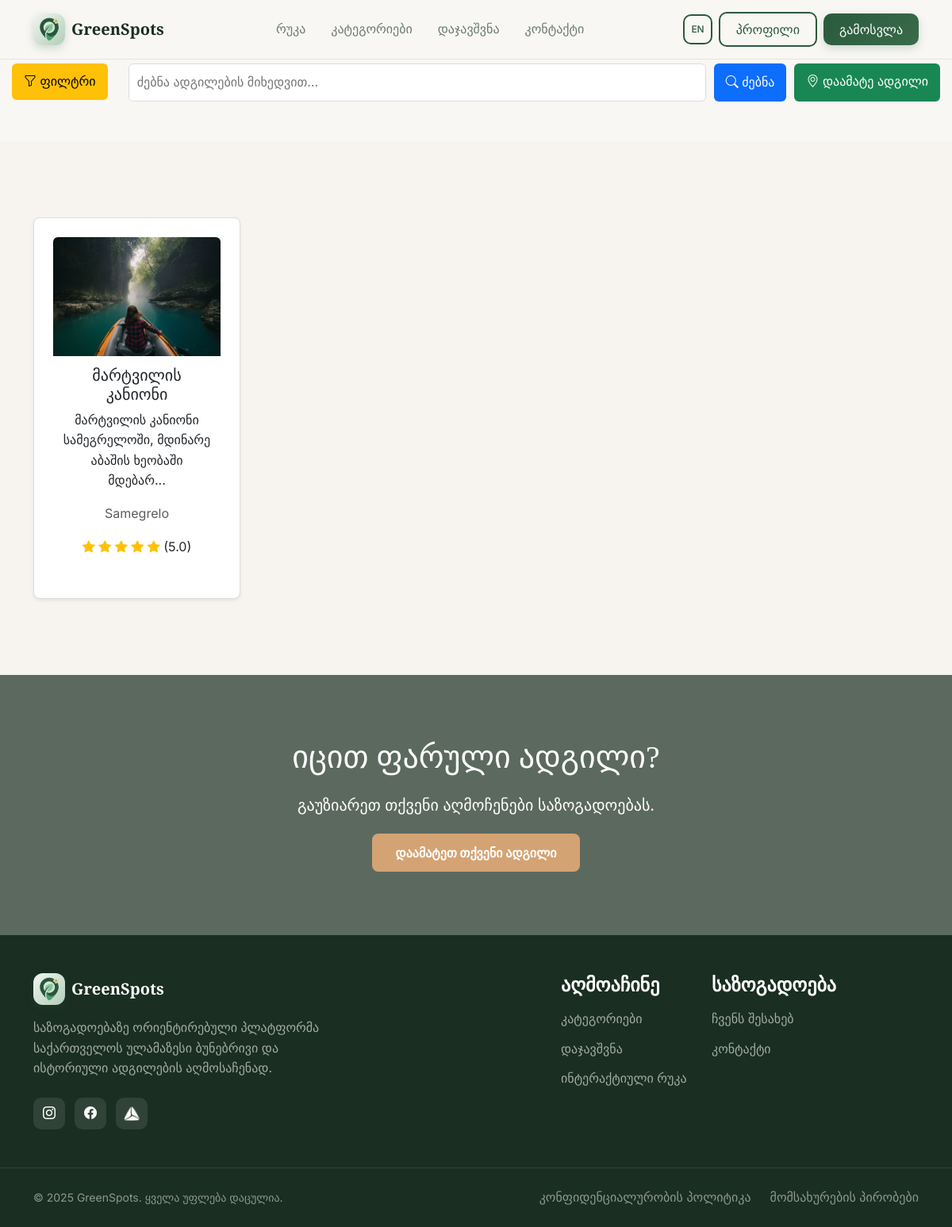
/categories (signed in), run on the app's committed database.
### models.py (models this page shows, shortened)
class Place(db.Model):
    __tablename__ = 'place'
    id = db.Column(db.Integer, primary_key=True)
    name = db.Column(db.String(100), nullable=False)
    description = db.Column(db.Text, nullable=False)
    category = db.Column(db.String(100))
    region = db.Column(db.String(50))
    image = db.Column(db.String(200))
    latitude = db.Column(db.Float, nullable=True)
    longitude = db.Column(db.Float, nullable=True)
    rating = db.Column(db.Float)
    user_id = db.Column(db.Integer, db.ForeignKey('user.id'))
    user = db.relationship('User', backref='places')
    ratings = db.relationship('Rating', backref='place', lazy=True)
    category_id = db.Column(db.Integer, db.ForeignKey('category.id'))

### app.py (the view)
@app.route("/categories")
@login_required
def categories():
    lang = request.cookies.get('lang', 'ge')
    page = request.args.get('page', 1, type=int)
    per_page = 20
    search_query = request.args.get("q", "").strip()
    selected_category = request.args.get("category", "").strip()
    min_rating = request.args.get("rating", "").strip()
    selected_region = request.args.get("region", "").strip()
    favorites_only = request.args.get("favorites_only", "").strip()
    query = Place.query
    if selected_category:
        query = query.filter(Place.category == selected_category)
    if selected_region:
        query = query.filter(Place.region == selected_region)
    if search_query:
        query = query.filter(Place.name.ilike(f"%{search_query}%"))
    if favorites_only == "on":
        query = query.filter(Place.id.in_([p.id for p in current_user.favorites]))
    all_filtered = query.all()
    final_list = []
    for place in all_filtered:
        place.avg_rating = round(sum(r.stars for r in place.ratings) / len(place.ratings), 1) if place.ratings else 0
        if min_rating and place.avg_rating < float(min_rating):
            continue
        final_list.append(place)
    total = len(final_list)
    start = (page - 1) * per_page
    end = start + per_page
    paginated_places = final_list[start:end]
    total_pages = (total + per_page - 1) // per_page
    raw_categories = [c[0] for c in db.session.query(Place.category).distinct()]
    category_map_en = {'mountains': 'Mountains', 'waterfalls': 'Waterfalls', 'historic': 'Historic',
                       'forests': 'Forests', 'views': 'Views', 'hiking': 'Hiking', 'lakes': 'Lakes',
                       'sunrise': 'Sunrise'}
    category_map_ge = {'mountains': 'მთები', 'waterfalls': 'ჩანჩქერები', 'historic': 'ისტორიული', 'forests': 'ტყეები',
                       'views': 'ხედები', 'hiking': 'ლაშქრობა', 'lakes': 'ტბები', 'sunrise': 'მზის ამოსვლა'}
    current_cat_map = category_map_en if lang == 'en' else category_map_ge
    categories_list = [(cat, current_cat_map.get(cat, cat)) for cat in raw_categories]
    region_map_ge = {"Tbilisi": "თბილისი", "Adjara": "აჭარა", "Abkhazia": "აფხაზეთი", "Samegrelo": "სამეგრელო",
                     "Guria": "გურია", "Imereti": "იმერეთი", "Kakheti": "კახეთი", "Racha-Lechkhumi": "რაჭა-ლეჩხუმი",
                     "Mtskheta-Mtianeti": "მცხეთა-მთიანეთი", "Samtskhe-Javakheti": "სამცხე-ჯავახეთი",
                     "Svaneti": "სვანეთი", "Shida Kartli": "შიდა ქართლი", "Kvemo Kartli": "ქვემო ქართლი"}
    regions_list = [(code, code if lang == 'en' else name) for code, name in region_map_ge.items()]
    return render_template(
        "categories.html",
        places=paginated_places,
        page=page,
        total_pages=total_pages,
        categories_list=categories_list,  # Now returns list of tuples
        regions_list=regions_list,
        selected_category=selected_category,
        min_rating=min_rating,
        selected_region=selected_region,
        favorites_only=favorites_only,
        search_query=search_query
    )

### app.py (called while the page is built)
@login_manager.user_loader
def load_user(user_id):
    return db.session.get(User, int(user_id))

@app.before_request
def load_language():
    g.lang = request.cookies.get('lang', 'ge')

### templates/categories.html (shortened to what this page needs)
{% extends "base.html" %}
{% block css %}
<link rel="stylesheet" href="{{ url_for('static', filename='css/index.css') }}">
<link rel="stylesheet" href="{{ url_for('static', filename='css/dashboard.css') }}">
<link rel="stylesheet" href="{{ url_for('static', filename='css/categories.css') }}">
{% endblock %}
{% block content %}
<section class="filter-section">
    <div class="filter-container">
        <div class="filter-dropdown">
            <button class="btn-filter" id="filter-toggle">
                <i class="bi bi-funnel"></i> {% if g.lang=='en' %}Filter{% else %}ფილტრი{% endif %}
            </button>
        </div>
        <div class="search-add-wrapper">
            <form class="search-form">
                <input type="text" name="q" class="search-input"
                       placeholder="{% if g.lang=='en' %}Search by place...{% else %}ძებნა ადგილების მიხედვით…{% endif %}"
                       value="{{ search_query }}">
                <button type="submit" class="btn-search"><i class="bi bi-search"></i> {% if g.lang=='en' %}Search{% else %}ძებნა{% endif %}</button>
            </form>
            <a href="{{ url_for('add_place') }}" class="btn-add-place">
                <i class="bi bi-geo-alt"></i> {% if g.lang=='en' %}Add Place{% else %}დაამატე ადგილი{% endif %}
            </a>
        </div>
    </div>
</section>
<section class="categories-section">
    <div class="container">
        <div class="row g-4">
            {% if places %}
                {% for place in places %}
                    <div class="col-6 col-md-4 col-lg-3">
                        <a href="{{ url_for('place_detail', place_id=place.id) }}" class="text-decoration-none text-dark">
                            <div class="card category-card h-100 shadow-sm">
                                {% if place.image %}
                                    <img src="{{ url_for('static', filename='uploads/' ~ place.image) }}" class="card-img-top" alt="{{ place.name }}">
                                {% else %}
                                    <img src="{{ url_for('static', filename='img/default-place.jpg') }}" class="card-img-top" alt="{{ place.name }}">
                                {% endif %}
                                <div class="card-body text-center">
                                    <h5 class="card-title">{{ place.name }}</h5>
                                    <p class="card-text">{{ place.description[:60] }}{% if place.description|length > 60 %}...{% endif %}</p>
                                    <p class="text-muted">{{ place.region }}</p>
                                    <p class="mb-0">
                                        {% set full_stars = place.avg_rating|int %}
                                        {% set half_star = 1 if (place.avg_rating - full_stars) >= 0.5 else 0 %}
                                        {% set empty_stars = 5 - full_stars - half_star %}
                                        {% for i in range(full_stars) %}
                                            <i class="bi bi-star-fill text-warning"></i>
                                        {% endfor %}
                                        ({{ '%.1f' % place.avg_rating }})
                                    </p>
                                </div>
                            </div>
                        </a>
                    </div>
                {% endfor %}
            {% else %}
                <div class="col-12 text-center">
                    <p class="text-muted">{% if g.lang=='en' %}No results found...{% else %}ცარიელი შედეგი…{% endif %}</p>
                </div>
            {% endif %}
        </div>
    </div>
</section>
{% endblock %}

### static/css/index.css (style rules this page uses)
:root { --forest-50: #f0f5f2; --forest-100: #d9e6de; --forest-200: #b3cdb8; --forest-300: #6b9b7a; --forest-400: #4a7d5a; --forest-500: #3a6b4a; --forest-600: #2a5a3d; --forest-700: #234a33; --forest-800: #1c3a28; --forest-900: #152a1e; --sand-50: #fdfcfa; --sand-100: #f7f4ef; --sand-200: #ede7db; --sand-300: #d9cfbc; --sand-400: #c9a855; --sand-500: #d4a234; --background: #f9f7f4; --foreground: #1a2e22; --muted: #6b7c72; --accent: #d4a234; }
html { scroll-behavior: smooth; }
* { margin: 0; padding: 0; box-sizing: border-box; }
body { font-family: "ALK life", 'Inter', sans-serif; background-color: var(--background); color: var(--foreground); line-height: 1.6; }
h1, h2, h3, h4, h5, h6 { font-family: 'Playfair Display', "ALK life", serif; }
.categories-section { padding: 6rem 0; background: var(--sand-100); }
.category-card { background: white; border-radius: 16px; padding: 1.5rem; text-align: left; box-shadow: 0 4px 20px rgba(42, 90, 61, 0.08); transition: all 0.5s ease; border: none; cursor: pointer; position: relative; overflow: hidden; width: 100%; margin-bottom: 1rem; }
img { max-width: 100%; height: auto; }
body { overflow-x: hidden; }

### static/css/dashboard.css (style rules this page uses)
body { font-family: "ALK life", 'Inter', sans-serif; margin: 0; padding: 0; }
html { scroll-behavior: smooth; }
.card-img-top { width: 100%; height: 200px; object-fit: cover; object-position: center; border-radius: 6px 6px 0 0; }
.card-body { min-height: 120px; padding: 0.75rem; }
.card.h-100 { display: flex; flex-direction: column; }
.card.h-100 .card-body { flex-grow: 1; }

### static/css/categories.css (style rules this page uses)
* { text-decoration: none !important; }
.filter-section { margin-top: 60px; margin-bottom: 30px; text-align: center; }
.filter-container { display: flex; flex-wrap: wrap; justify-content: space-between; align-items: flex-start; gap: 15px; max-width: 1200px; margin: 0 auto; padding: 20px 15px; }
.btn-filter { background-color: #ffc107; color: #000; border: none; padding: 10px 15px; font-size: 16px; border-radius: 6px; cursor: pointer; position: relative; z-index: 1; }
.search-add-wrapper { display: flex; gap: 10px; flex-wrap: wrap; align-items: top !important; }
.search-form { display: flex; gap: 10px; flex: 1; }
.search-input { flex: 1; padding: 10px; font-size: 16px; border-radius: 6px; border: 1px solid #ddd; width: 728px; }
.btn-search { background-color: #0d6efd; color: #fff; border: none; padding: 10px 15px; border-radius: 6px; cursor: pointer; }
.btn-add-place { background-color: #198754; color: #fff; border: none; padding: 10px 15px; border-radius: 6px; cursor: pointer; }
.category-card { cursor: pointer; transition: transform 0.2s; border-radius: 8px; border: 1px solid #ddd; }
.card-img-top { height: 150px; object-fit: cover; border-radius: 6px 6px 0 0; }

### data on the page
Place: image (picture), name "მარტვილის კანიონი", description "მარტვილის კანიონი სამეგრელოში, მდინარე აბაშის ხეობაში მდებარ", region "Samegrelo", avg_rating "5.0"
